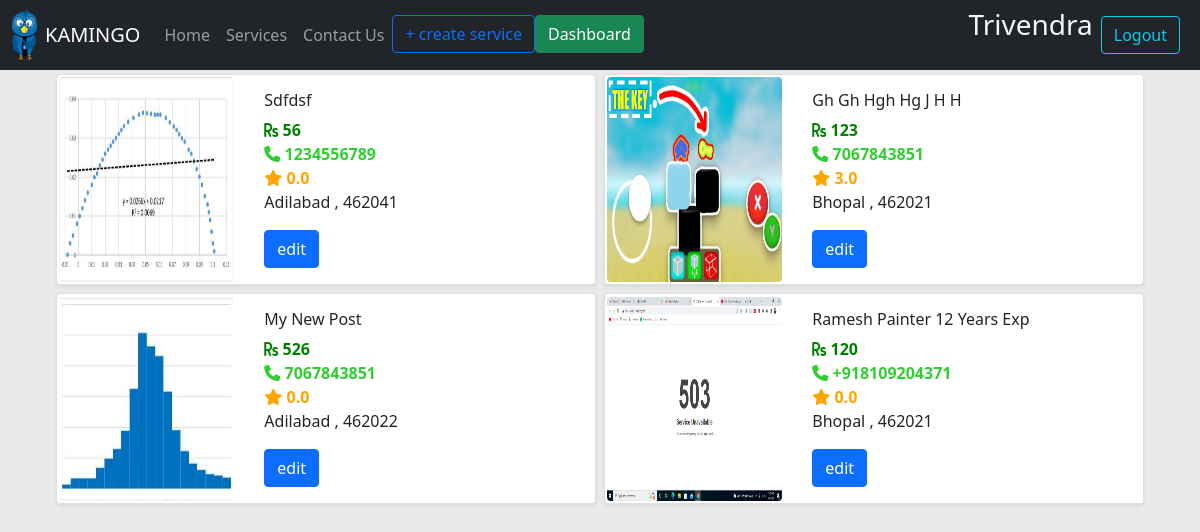
The page /dashboard/1 (signed in) on the database its author committed.
### serviceapp/models.py (models this page shows, shortened)
class ServiceModel(models.Model):
    image = models.ImageField(upload_to=path_and_rename, null=True)
    title = models.CharField(max_length=100)
    category = models.ForeignKey(CategoryModel, on_delete=models.SET_NULL, related_name='category', null=True)
    cost = models.IntegerField()
    service_provider_name = models.CharField(max_length=100)
    contact = PhoneNumberField()
    address = models.ForeignKey(Address, on_delete=models.SET_NULL, related_name='address', null=True)
    slug = models.SlugField(unique=True, db_index=True, null=True, blank=True)
    description = models.CharField(max_length=600, null=True, blank=True)
    user = models.ForeignKey(User, on_delete=models.SET_NULL, related_name='user',null=True)
    def get_rating(self):
        total = sum(int(review['rating']) for review in self.reviews.values())
        if self.reviews.count() > 0:
            return total / self.reviews.count()
        else:
            return 0

class Address(models.Model):
    address_line1 = models.CharField(max_length=100, null=True)
    address_line2 = models.CharField(max_length=100, null=True, blank=True)
    city = models.CharField(max_length=100, null=True, blank=True, verbose_name='City')
    pin_code = models.CharField(max_length=6, null=True)
    locality = models.CharField(max_length=100, blank=True, null=True)

### dashboard/views.py (the view)
# urls.py: path('<int:pk>', views.DashboardView.as_view(), name='dashboard_url'),
class DashboardView(View):
    def get(self, request, pk):
        user = User.objects.get(pk=pk)
        services = ServiceModel.objects.filter(user=user)
        context = {
            'services': services
        }
        return render(request, 'dashboard/user_dasboard_main.html', context)

### dashboard/templates/dashboard/user_dasboard_main.html (shortened to what this page needs)
{% extends 'base.html' %}
{% block body %}
    <div class="container d-flex justify-content-center ">
    <div class="row justify-content-center " style="width: 100%" >
{% for service in services %}
    <div class="card m-1 shadow-sm" style="max-width: 540px;">
  <div class="row g-0">
      <div class="container">
    <div class="row">
        <div class="col-4 " style="padding: 0.15rem; justify-content: left">
                  <img style="width: 100%; height: 100%;" src="{{ service.image.url }}" class="img-fluid rounded" alt="...">
        </div>
        <div class="col-8 col-md-8">
                 <div class="card-body">
        <h6 class="card-title text-truncate" >{{ service.title | title }}</h6>
        <p class="card-text mb-0" style="color: green; font-weight: bold; "><i class="fas fa-rupee-sign"></i> {{ service.cost }}</p>
        <p class="card-text mb-0" style="color: limegreen; font-weight: bold; "><i class= "fa fa-phone"></i> {{ service.contact}}</p>
        <p class="card-text mb-0" style="color: orange; font-weight: bold; "><i class= "fas fa-star"></i> {{ service.get_rating | floatformat:1 }}</p>
        <p class="card-text mb-0;">{{ service.address.city}} , {{ service.address.pin_code }}</p>
        <a class="btn btn-primary" href="{% url 'service_edit_url' user.pk service.pk %}"> edit </a>
                 </div>
        </div>
    </div>
</div>
  </div>
</div>
{% endfor %}
</div>
</div>
{% endblock %}

### templates/base.html (shortened to what this page needs)
{% load static %}
<!DOCTYPE html>
<html lang="en">
  <head>
    <link
      href="https://cdn.jsdelivr.net/npm/bootstrap@5.0.2/dist/css/bootstrap.min.css"
      rel="stylesheet"
    />
  </head>
  <body style="background-color: #E9EAEA;">
    <nav class="navbar navbar-expand-lg navbar-dark bg-dark">
      <div class="container-fluid ">
          <img style="margin-right: 0.5rem;" width="25rem" height="50rem" src="{% static 'serviceapp/kamingo_icon.png' %}" alt="">
        <a class="navbar-brand" href="/">KAMINGO</a>
        <div class="collapse navbar-collapse" id="navbarSupportedContent">
          <ul class="navbar-nav me-auto mb-2 mb-lg-0">
            <li class="nav-item">
              <a class="nav-link" aria-current="page" href="/">Home</a>
            </li>
            <li class="nav-item">
              <a class="nav-link" aria-current="page" href="">Services</a>
            </li>
            <li class="nav-item">
              <a class="nav-link" href="user/register">Contact Us</a>
            </li>
                 <li class="nav-item">
              <a class="btn btn-outline-primary" href=" {% if user.is_authenticated %}
              {% url 'service_form_url' %}
              {% endif %}
                ">+ create service</a>
            </li>
          <li>
            {% if user.is_authenticated %}
            <a class="btn btn-success" href="{% url 'dashboard_url' user.pk %}">Dashboard</a>
            {% endif %}
          </li>
          </ul>
          <form class="d-flex">
            <ul class="navbar-nav me-auto mb-2 mb-lg-0">
              {% if not user.is_authenticated %}
              <li class="nav-item">
                <a
                  class="nav-link"
                  aria-current="page"
                  href="{% url 'account_login' %}"
                  ><button type="button" class="btn btn-outline-primary">
                    Login
                  </button>
                </a>
              </li>
              <li class="nav-item">
                <a class="nav-link" href="{% url 'account_signup' %}"
                  ><button type="button" class="btn btn-outline-info">
                    Register
                  </button>
                </a>
              </li>
              {% else %}
              <li class="nav-item">
                <h3 style="color: aliceblue">{{ user.username| title }}</h3>
              </li>
              <li class="nav-item">
                <a class="nav-link" href="{% url 'account_logout' %}"
                  ><button  type="button" class="btn btn-outline-info w-100">
                    Logout
                  </button>
                </a>
              </li>
              {% endif %}
            </ul>
          </form>
        </div>
      </div>
    </nav>
    {% block body %} {% endblock %}
  </body>
</html>

### rows shown on the page
ServiceModel: image (picture), title "Sdfdsf", cost "56", contact "1234556789", get_rating "0.0", address.city "Adilabad", address.pin_code "462041"
ServiceModel: image (picture), title "Gh Gh Hgh Hg J H H", cost "123", contact "7067843851", get_rating "3.0", address.city "Bhopal", address.pin_code "462021"
ServiceModel: image (picture), title "My New Post", cost "526", contact "7067843851", get_rating "0.0", address.city "Adilabad", address.pin_code "462022"
ServiceModel: image (picture), title "Ramesh Painter 12 Years Exp", cost "120", contact "+918109204371", get_rating "0.0", address.city "Bhopal", address.pin_code "462021"

### other values the page prints
{{ user.username| title }} "Trivendra"
